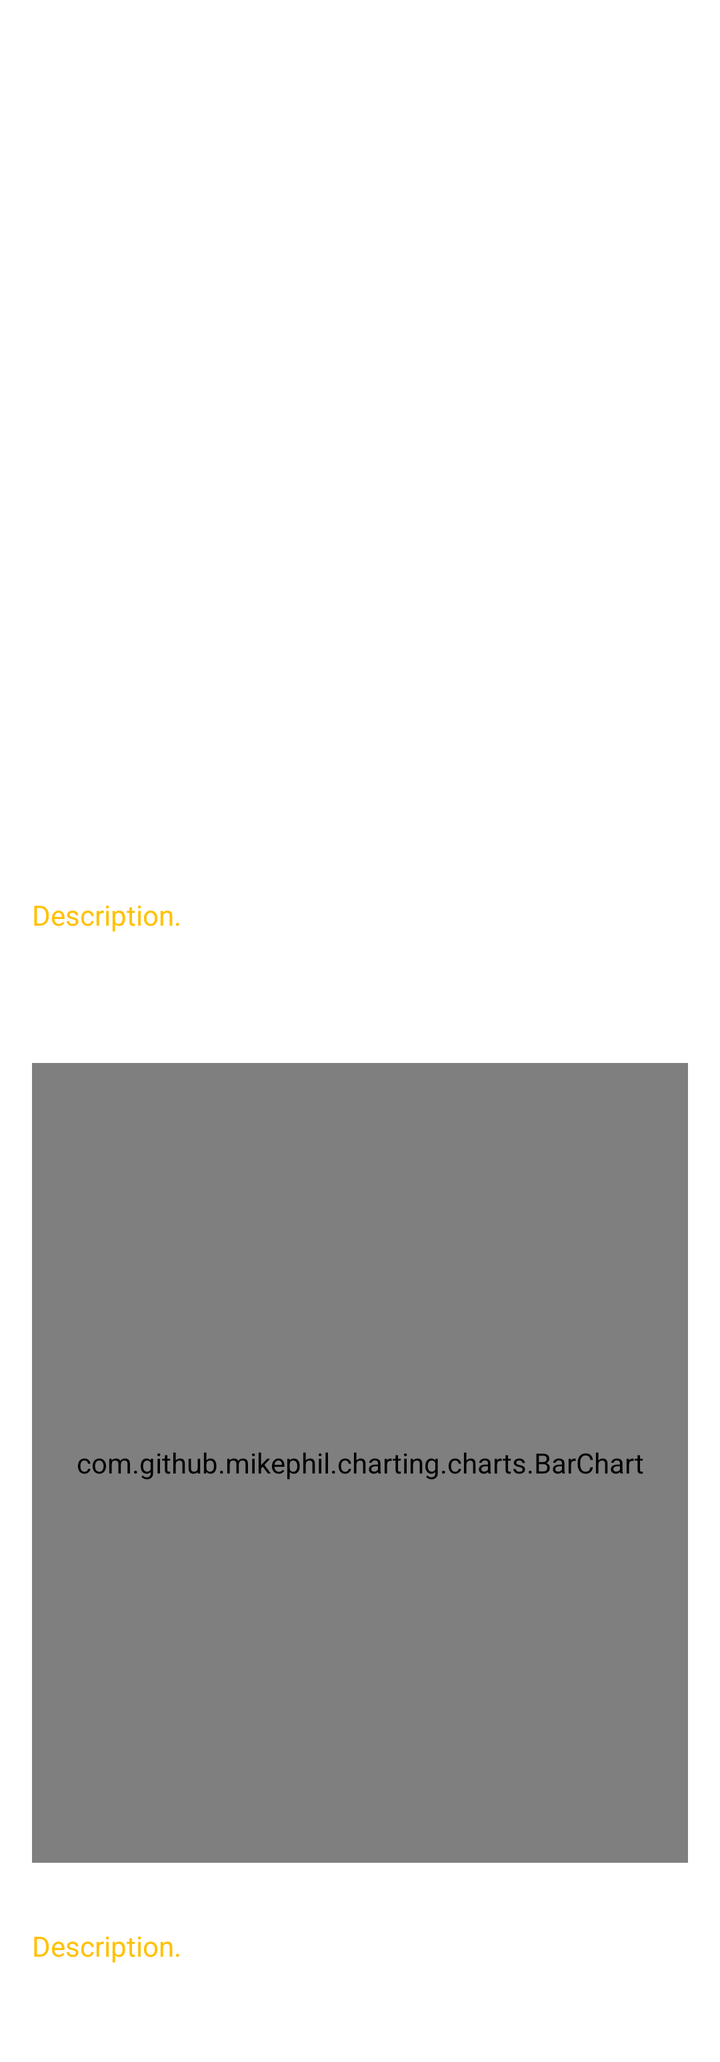
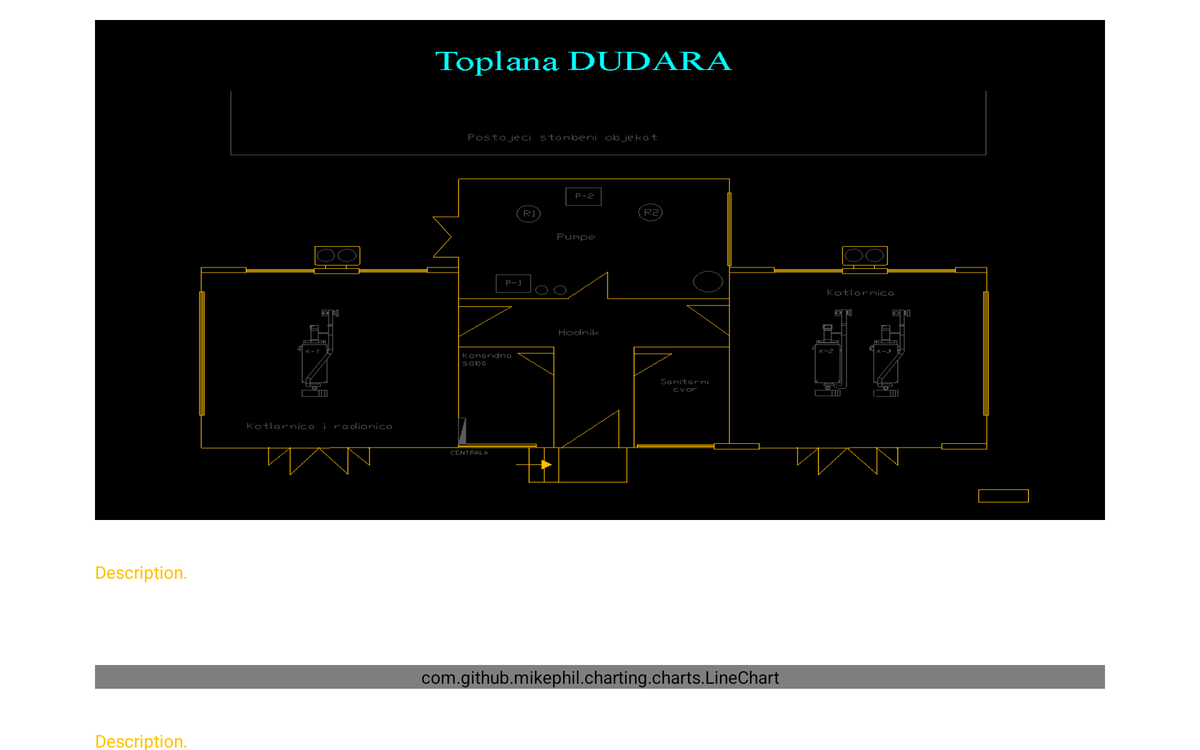

The same Android screen from two of the app's own layout files: first res/layout/ as a phone draws it, then the repository's variant for another configuration, drawn on a device whose configuration selects that folder. Both files follow.
<!-- AndroidManifest.xml: application theme Theme.QuadelApp -->
<!-- res/layout/content_scrolling.xml -->
<?xml version="1.0" encoding="utf-8"?>
<androidx.core.widget.NestedScrollView xmlns:android="http://schemas.android.com/apk/res/android"
    xmlns:app="http://schemas.android.com/apk/res-auto"
    xmlns:tools="http://schemas.android.com/tools"
    android:layout_width="match_parent"
    android:layout_height="match_parent"
    app:layout_behavior="@string/appbar_scrolling_view_behavior"
    tools:context=".PictureDetailsActivity"
    tools:showIn="@layout/activity_picture_details">

    <RelativeLayout
        android:layout_width="match_parent"
        android:layout_height="wrap_content">
        <com.google.android.material.imageview.ShapeableImageView
            android:id="@+id/imageview_cover"
            android:layout_width="match_parent"
            android:layout_height="400dp"
            android:layout_gravity="center_horizontal"
            android:layout_marginStart="16dp"
            android:layout_marginTop="16dp"
            android:layout_marginEnd="16dp"
            android:layout_marginBottom="16dp"
            android:clickable="true"
            android:contentDescription="@string/text_description" />

        <TextView
            android:id="@+id/tv_description"
            android:layout_width="match_parent"
            android:layout_height="wrap_content"
            android:layout_margin="@dimen/text_margin"
            android:text="@string/text_description"
            android:layout_below="@id/imageview_cover"/>

        <com.github.mikephil.charting.charts.BarChart
            android:id="@+id/iv_chartBar"
            android:layout_width="match_parent"
            android:layout_height="400dp"
            android:layout_below="@id/tv_description"
            android:layout_gravity="center_horizontal"
            android:layout_marginStart="16dp"
            android:layout_marginTop="16dp"
            android:layout_marginEnd="16dp"
            android:layout_marginBottom="16dp" />
        <TextView
            android:id="@+id/tv_chart_description"
            android:layout_width="match_parent"
            android:layout_height="wrap_content"
            android:layout_margin="@dimen/text_margin"
            android:text="@string/text_description"
            android:layout_below="@id/iv_chartBar"/>

    </RelativeLayout>

</androidx.core.widget.NestedScrollView>
<!-- res/layout/activity_picture_details.xml (included above) -->
<?xml version="1.0" encoding="utf-8"?>
<androidx.coordinatorlayout.widget.CoordinatorLayout xmlns:android="http://schemas.android.com/apk/res/android"
    xmlns:app="http://schemas.android.com/apk/res-auto"
    xmlns:tools="http://schemas.android.com/tools"
    android:layout_width="match_parent"
    android:layout_height="match_parent"
    android:fitsSystemWindows="true"
    tools:context=".PictureDetailsActivity">
    <com.google.android.material.appbar.AppBarLayout
        android:id="@+id/app_bar"
        android:layout_width="match_parent"
        android:layout_height="@dimen/app_bar_height"
        android:fitsSystemWindows="true"
        android:theme="@style/Theme.QuadelApp.AppBarOverlay">
        <com.google.android.material.appbar.CollapsingToolbarLayout
            android:id="@+id/toolbar_layout"
            android:layout_width="match_parent"
            android:layout_height="match_parent"
            android:fitsSystemWindows="true"
            app:contentScrim="?attr/colorPrimary"
            app:layout_scrollFlags="scroll|exitUntilCollapsed"
            app:toolbarId="@+id/toolbar">

            <androidx.appcompat.widget.Toolbar
                android:id="@+id/toolbar"
                android:layout_width="match_parent"
                android:layout_height="?attr/actionBarSize"
                app:layout_collapseMode="pin"
                app:popupTheme="@style/Theme.QuadelApp.PopupOverlay" />
        </com.google.android.material.appbar.CollapsingToolbarLayout>
    </com.google.android.material.appbar.AppBarLayout>
    <include layout="@layout/content_scrolling" />
    <ImageView
        android:id="@+id/ivState"
        android:layout_width="wrap_content"
        android:layout_height="wrap_content"
        android:paddingTop="60dp"
        android:src="@drawable/ic_green_circle"
        android:layout_marginEnd="@dimen/fab_margin"
        android:contentDescription="TODO"
        app:layout_anchor="@id/app_bar"
        android:layout_gravity="center"
        app:layout_anchorGravity="bottom|end" />
</androidx.coordinatorlayout.widget.CoordinatorLayout>
<!-- resources referenced by this layout -->
<resources>
  <dimen name="app_bar_height">180dp</dimen>
  <dimen name="fab_margin">16dp</dimen>
  <dimen name="text_margin">16dp</dimen>
  <!-- drawable ic_green_circle: png bitmap (drawable-v24, 7868 bytes) -->
  <string name="text_description">
          "Description.\n\n"
  
      </string>
  <style name="Theme.QuadelApp.AppBarOverlay" parent="ThemeOverlay.AppCompat.Dark.ActionBar" />
  <style name="Theme.QuadelApp.PopupOverlay" parent="ThemeOverlay.AppCompat.Light" />
  <style name="Theme.QuadelApp" parent="Theme.MaterialComponents.DayNight.DarkActionBar">
          
  
  
  
  
  
  
  
          
          <item name="android:statusBarColor" tools:targetApi="l">?attr/colorPrimaryVariant</item>
          
          <item name="colorPrimary">@color/primaryColor</item>
          <item name="colorPrimaryVariant">@color/primaryDarkColor</item>
          <item name="colorOnPrimary">@color/primaryLightColor</item>
          
          <item name="colorSecondary">@color/secondaryColor</item>
          <item name="colorSecondaryVariant">@color/secondaryDarkColor</item>
          <item name="colorOnSecondary">@color/secondaryLightColor</item>
          <item name="android:textColor">@color/primaryTextColor</item>
  
      </style>
  <color name="primaryColor">#212121</color>
  <color name="primaryDarkColor">#000000</color>
  <color name="primaryLightColor">#484848</color>
  <color name="secondaryColor">#ffc107</color>
  <color name="secondaryDarkColor">#c79100</color>
  <color name="secondaryLightColor">#fff350</color>
  <color name="primaryTextColor">#ffc107</color>
</resources>
<!-- res/layout-w936dp/content_scrolling.xml (the repository's variant of the layout above) -->
<!-- drawn on a 7-inch tablet turned sideways -->
<?xml version="1.0" encoding="utf-8"?>
<androidx.constraintlayout.widget.ConstraintLayout xmlns:android="http://schemas.android.com/apk/res/android"
    xmlns:app="http://schemas.android.com/apk/res-auto"
    xmlns:tools="http://schemas.android.com/tools"
    android:layout_width="match_parent"
    android:layout_height="match_parent"
    app:layout_behavior="@string/appbar_scrolling_view_behavior"
    tools:context=".PictureDetailsActivity"
    tools:showIn="@layout/activity_picture_details">

    <androidx.core.widget.NestedScrollView
        android:layout_width="840dp"
        android:layout_height="match_parent"
        app:layout_constraintEnd_toEndOf="parent"
        app:layout_constraintStart_toStartOf="parent"
        app:layout_constraintTop_toTopOf="parent">

        <RelativeLayout
            android:layout_width="match_parent"
            android:layout_height="wrap_content">

            <com.google.android.material.imageview.ShapeableImageView
                android:id="@+id/imageview_cover"
                android:layout_width="match_parent"
                android:layout_height="400dp"
                android:layout_gravity="center_horizontal"
                android:layout_marginStart="16dp"
                android:layout_marginTop="16dp"
                android:layout_marginEnd="16dp"
                android:layout_marginBottom="16dp"
                android:background="@drawable/toplanadudara"
                android:clickable="true"
                android:contentDescription="@string/text_description" />

            <TextView
                android:id="@+id/tv_description"
                android:layout_width="match_parent"
                android:layout_height="wrap_content"
                android:layout_margin="@dimen/text_margin"
                android:text="@string/text_description"
                android:layout_below="@id/imageview_cover"/>

            

            <com.github.mikephil.charting.charts.LineChart
                android:id="@+id/iv_chart"
                android:layout_width="match_parent"
                android:layout_height="wrap_content"
                android:layout_below="@id/tv_description"
                android:layout_gravity="center_horizontal"
                android:layout_marginStart="16dp"
                android:layout_marginTop="16dp"
                android:layout_marginEnd="16dp"
                android:layout_marginBottom="16dp" />


            <TextView
                android:id="@+id/tv_chart_description"
                android:layout_width="match_parent"
                android:layout_height="wrap_content"
                android:layout_below="@id/iv_chart"
                android:layout_marginStart="@dimen/text_margin"
                android:layout_marginTop="@dimen/text_margin"
                android:layout_marginEnd="@dimen/text_margin"
                android:layout_marginBottom="@dimen/text_margin"
                android:text="@string/text_description" />




        </RelativeLayout>
    </androidx.core.widget.NestedScrollView>
</androidx.constraintlayout.widget.ConstraintLayout>
<!-- res/layout/content_scrolling.xml (included above) -->
<?xml version="1.0" encoding="utf-8"?>
<androidx.core.widget.NestedScrollView xmlns:android="http://schemas.android.com/apk/res/android"
    xmlns:app="http://schemas.android.com/apk/res-auto"
    xmlns:tools="http://schemas.android.com/tools"
    android:layout_width="match_parent"
    android:layout_height="match_parent"
    app:layout_behavior="@string/appbar_scrolling_view_behavior"
    tools:context=".PictureDetailsActivity"
    tools:showIn="@layout/activity_picture_details">

    <RelativeLayout
        android:layout_width="match_parent"
        android:layout_height="wrap_content">
        <com.google.android.material.imageview.ShapeableImageView
            android:id="@+id/imageview_cover"
            android:layout_width="match_parent"
            android:layout_height="400dp"
            android:layout_gravity="center_horizontal"
            android:layout_marginStart="16dp"
            android:layout_marginTop="16dp"
            android:layout_marginEnd="16dp"
            android:layout_marginBottom="16dp"
            android:clickable="true"
            android:contentDescription="@string/text_description" />

        <TextView
            android:id="@+id/tv_description"
            android:layout_width="match_parent"
            android:layout_height="wrap_content"
            android:layout_margin="@dimen/text_margin"
            android:text="@string/text_description"
            android:layout_below="@id/imageview_cover"/>

        <com.github.mikephil.charting.charts.BarChart
            android:id="@+id/iv_chartBar"
            android:layout_width="match_parent"
            android:layout_height="400dp"
            android:layout_below="@id/tv_description"
            android:layout_gravity="center_horizontal"
            android:layout_marginStart="16dp"
            android:layout_marginTop="16dp"
            android:layout_marginEnd="16dp"
            android:layout_marginBottom="16dp" />
        <TextView
            android:id="@+id/tv_chart_description"
            android:layout_width="match_parent"
            android:layout_height="wrap_content"
            android:layout_margin="@dimen/text_margin"
            android:text="@string/text_description"
            android:layout_below="@id/iv_chartBar"/>

    </RelativeLayout>

</androidx.core.widget.NestedScrollView>
<!-- resources referenced by the variant -->
<!-- as a 7-inch tablet turned sideways resolves them -->
<resources>
  <dimen name="app_bar_height">180dp</dimen>
  <dimen name="fab_margin">16dp</dimen>
  <dimen name="text_margin">16dp</dimen>
  <!-- drawable ic_green_circle: png bitmap (drawable-v24, 7868 bytes) -->
  <!-- drawable toplanadudara: png bitmap (drawable, 8708 bytes) -->
  <string name="text_description">
          "Description.\n\n"
  
      </string>
  <style name="Theme.QuadelApp.AppBarOverlay" parent="ThemeOverlay.AppCompat.Dark.ActionBar" />
  <style name="Theme.QuadelApp.PopupOverlay" parent="ThemeOverlay.AppCompat.Light" />
  <style name="Theme.QuadelApp" parent="Theme.MaterialComponents.DayNight.DarkActionBar">
          
  
  
  
  
  
  
  
          
          <item name="android:statusBarColor" tools:targetApi="l">?attr/colorPrimaryVariant</item>
          
          <item name="colorPrimary">@color/primaryColor</item>
          <item name="colorPrimaryVariant">@color/primaryDarkColor</item>
          <item name="colorOnPrimary">@color/primaryLightColor</item>
          
          <item name="colorSecondary">@color/secondaryColor</item>
          <item name="colorSecondaryVariant">@color/secondaryDarkColor</item>
          <item name="colorOnSecondary">@color/secondaryLightColor</item>
          <item name="android:textColor">@color/primaryTextColor</item>
  
      </style>
  <color name="primaryColor">#212121</color>
  <color name="primaryDarkColor">#000000</color>
  <color name="primaryLightColor">#484848</color>
  <color name="secondaryColor">#ffc107</color>
  <color name="secondaryDarkColor">#c79100</color>
  <color name="secondaryLightColor">#fff350</color>
  <color name="primaryTextColor">#ffc107</color>
</resources>
